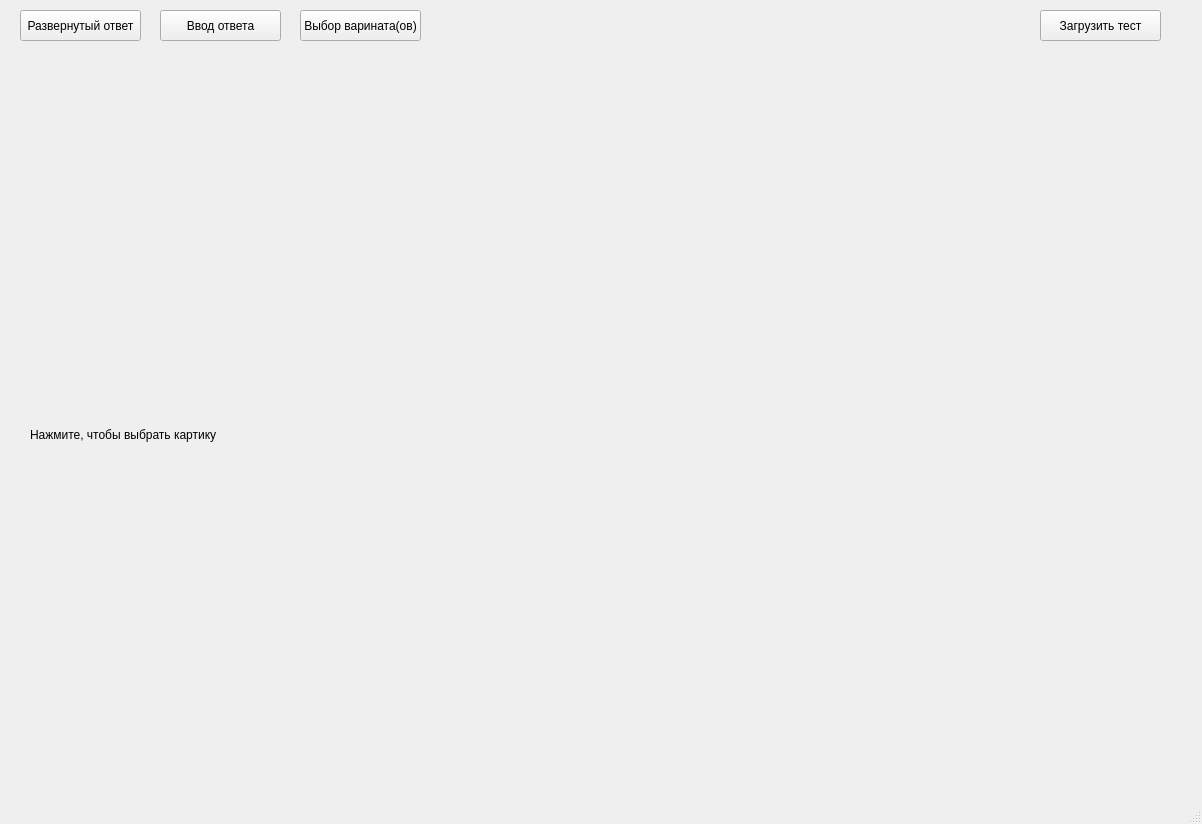
<?xml version="1.0" encoding="UTF-8"?>
<ui version="4.0">
 <class>MainWindow</class>
 <widget class="QMainWindow" name="MainWindow">
  <property name="geometry">
   <rect>
    <x>0</x>
    <y>0</y>
    <width>1202</width>
    <height>824</height>
   </rect>
  </property>
  <property name="windowTitle">
   <string>MainWindow</string>
  </property>
  <widget class="QWidget" name="centralwidget">
   <widget class="QLabel" name="image_label">
    <property name="geometry">
     <rect>
      <x>30</x>
      <y>110</y>
      <width>1100</width>
      <height>650</height>
     </rect>
    </property>
    <property name="text">
     <string>Нажмите, чтобы выбрать картику</string>
    </property>
   </widget>
   <widget class="QPushButton" name="load_test_button">
    <property name="geometry">
     <rect>
      <x>1040</x>
      <y>10</y>
      <width>121</width>
      <height>31</height>
     </rect>
    </property>
    <property name="text">
     <string>Загрузить тест</string>
    </property>
   </widget>
   <widget class="QPushButton" name="updated_question_button">
    <property name="geometry">
     <rect>
      <x>20</x>
      <y>10</y>
      <width>121</width>
      <height>31</height>
     </rect>
    </property>
    <property name="text">
     <string>Развернутый ответ</string>
    </property>
   </widget>
   <widget class="QPushButton" name="input_question_button">
    <property name="geometry">
     <rect>
      <x>160</x>
      <y>10</y>
      <width>121</width>
      <height>31</height>
     </rect>
    </property>
    <property name="text">
     <string>Ввод ответа</string>
    </property>
   </widget>
   <widget class="QPushButton" name="choose_variant_question_button">
    <property name="geometry">
     <rect>
      <x>300</x>
      <y>10</y>
      <width>121</width>
      <height>31</height>
     </rect>
    </property>
    <property name="text">
     <string>Выбор варината(ов)</string>
    </property>
   </widget>
  </widget>
  <widget class="QMenuBar" name="menubar">
   <property name="geometry">
    <rect>
     <x>0</x>
     <y>0</y>
     <width>1202</width>
     <height>21</height>
    </rect>
   </property>
  </widget>
  <widget class="QStatusBar" name="statusbar"/>
 </widget>
 <resources/>
 <connections/>
</ui>
